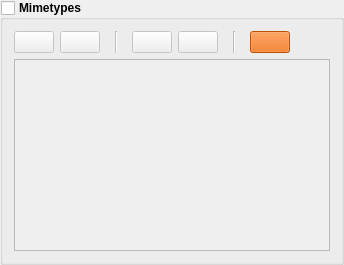
           <widget class="QGroupBox" name="groupBox_MimeTypes">
            <property name="font">
             <font>
              <bold>true</bold>
             </font>
            </property>
            <property name="toolTip">
             <string>Enable filtering files by MimeTypes.</string>
            </property>
            <property name="title">
             <string>Mimetypes</string>
            </property>
            <property name="checkable">
             <bool>true</bool>
            </property>
            <property name="checked">
             <bool>false</bool>
            </property>
            <layout class="QGridLayout" name="gridLayout_24">
             <item row="0" column="0">
              <layout class="QHBoxLayout" name="horizontalLayout_6">
               <item>
                <widget class="QPushButton" name="btn_AddMimeTypes">
                 <property name="toolTip">
                  <string>Add a new MIME type.</string>
                 </property>
                 <property name="text">
                  <string/>
                 </property>
                 <property name="icon">
                  <iconset resource="resources.qrc">
                   <normaloff>:/icons/resources/icons/svg/add.svg</normaloff>:/icons/resources/icons/svg/add.svg</iconset>
                 </property>
                </widget>
               </item>
               <item>
                <widget class="QPushButton" name="btn_DeleteMimeTypes">
                 <property name="toolTip">
                  <string>Remove selected MIME types.</string>
                 </property>
                 <property name="text">
                  <string/>
                 </property>
                 <property name="icon">
                  <iconset resource="resources.qrc">
                   <normaloff>:/icons/resources/icons/svg/delete.svg</normaloff>:/icons/resources/icons/svg/delete.svg</iconset>
                 </property>
                </widget>
               </item>
               <item>
                <widget class="Line" name="line_6">
                 <property name="minimumSize">
                  <size>
                   <width>20</width>
                   <height>0</height>
                  </size>
                 </property>
                 <property name="maximumSize">
                  <size>
                   <width>20</width>
                   <height>16777215</height>
                  </size>
                 </property>
                 <property name="orientation">
                  <enum>Qt::Orientation::Vertical</enum>
                 </property>
                </widget>
               </item>
               <item>
                <widget class="QPushButton" name="btn_PasteMimeTypes">
                 <property name="toolTip">
                  <string>Paste MIME types from the clipboard.</string>
                 </property>
                 <property name="text">
                  <string/>
                 </property>
                 <property name="icon">
                  <iconset resource="resources.qrc">
                   <normaloff>:/icons/resources/icons/svg/paste.svg</normaloff>:/icons/resources/icons/svg/paste.svg</iconset>
                 </property>
                </widget>
               </item>
               <item>
                <widget class="QPushButton" name="btn_CopyMimeTypes">
                 <property name="toolTip">
                  <string>Copy selected MIME types from the list to the clipboard.</string>
                 </property>
                 <property name="text">
                  <string/>
                 </property>
                 <property name="icon">
                  <iconset resource="resources.qrc">
                   <normaloff>:/icons/resources/icons/svg/copy.svg</normaloff>:/icons/resources/icons/svg/copy.svg</iconset>
                 </property>
                </widget>
               </item>
               <item>
                <widget class="Line" name="line_5">
                 <property name="minimumSize">
                  <size>
                   <width>20</width>
                   <height>0</height>
                  </size>
                 </property>
                 <property name="maximumSize">
                  <size>
                   <width>20</width>
                   <height>16777215</height>
                  </size>
                 </property>
                 <property name="orientation">
                  <enum>Qt::Orientation::Vertical</enum>
                 </property>
                </widget>
               </item>
               <item>
                <widget class="QPushButton" name="btn_ResetMimeTypes">
                 <property name="toolTip">
                  <string>Reset the MIME types list to default values.</string>
                 </property>
                 <property name="styleSheet">
                  <string notr="true">background-color: rgb(230, 97, 0);</string>
                 </property>
                 <property name="text">
                  <string/>
                 </property>
                 <property name="icon">
                  <iconset resource="resources.qrc">
                   <normaloff>:/icons/resources/icons/svg/reset.svg</normaloff>:/icons/resources/icons/svg/reset.svg</iconset>
                 </property>
                </widget>
               </item>
               <item>
                <spacer name="horizontalSpacer_9">
                 <property name="orientation">
                  <enum>Qt::Orientation::Horizontal</enum>
                 </property>
                 <property name="sizeHint" stdset="0">
                  <size>
                   <width>40</width>
                   <height>20</height>
                  </size>
                 </property>
                </spacer>
               </item>
              </layout>
             </item>
             <item row="1" column="0">
              <widget class="QTableView" name="tableView_MimeTypes">
               <property name="font">
                <font>
                 <bold>false</bold>
                </font>
               </property>
               <property name="selectionMode">
                <enum>QAbstractItemView::SelectionMode::ExtendedSelection</enum>
               </property>
               <property name="selectionBehavior">
                <enum>QAbstractItemView::SelectionBehavior::SelectRows</enum>
               </property>
               <property name="showGrid">
                <bool>false</bool>
               </property>
               <property name="sortingEnabled">
                <bool>true</bool>
               </property>
               <property name="wordWrap">
                <bool>false</bool>
               </property>
               <attribute name="horizontalHeaderMinimumSectionSize">
                <number>20</number>
               </attribute>
               <attribute name="verticalHeaderVisible">
                <bool>false</bool>
               </attribute>
              </widget>
             </item>
            </layout>
           </widget>
